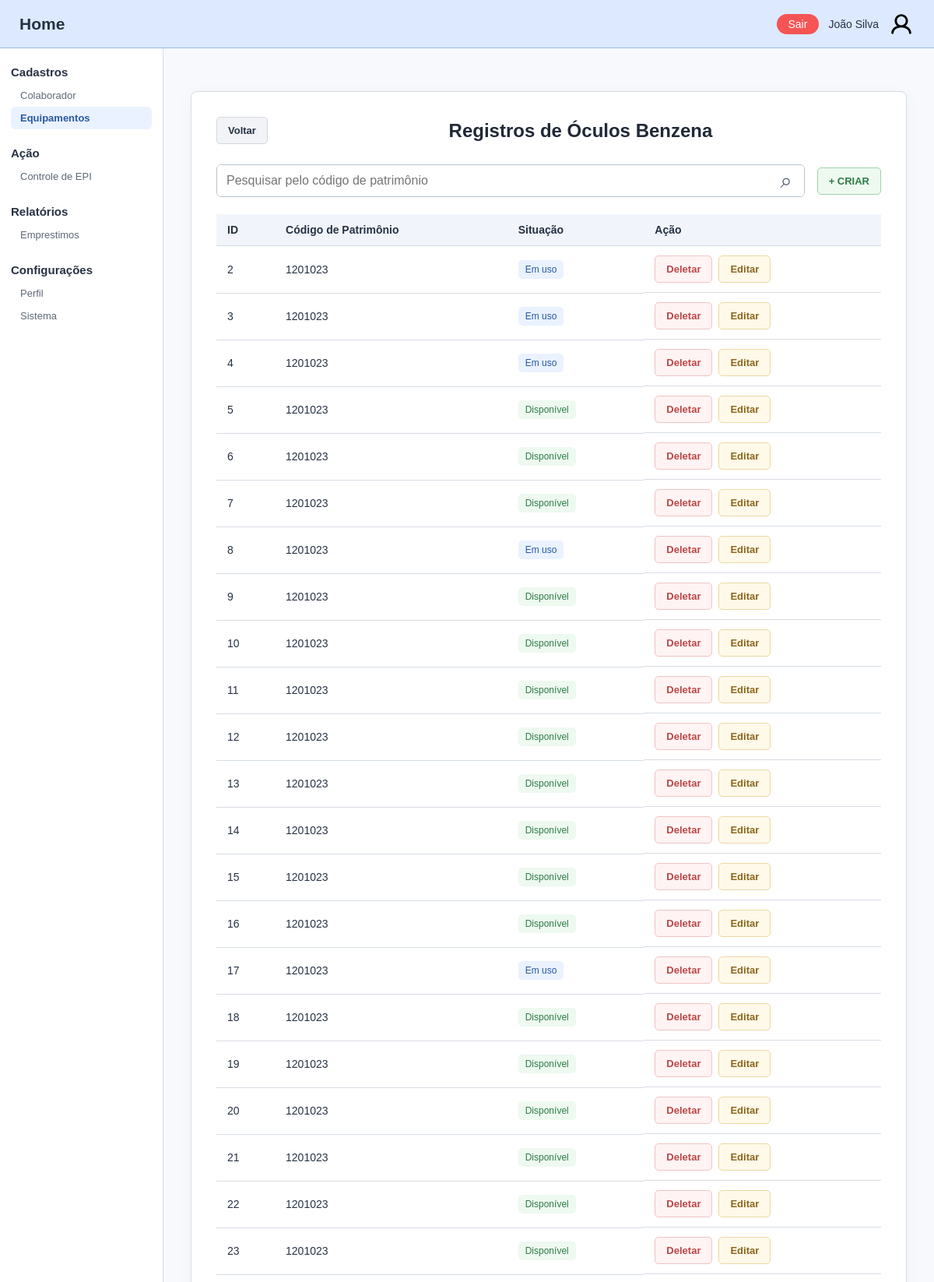
Screenshot of /home/equipamentos/registros/4 (signed in, upper part) with the database file from the repository.
### nucleo/models.py (models this page shows, shortened)
class TipoEquipamento(models.Model):
    CATEGORIA_CHOICES = [
         ('CABECA', 'Cabeça'),
         ('FACE','Face'),
         ('AUDITIVO','Auditivo'),
         ('RESPIRATORIO', 'Respiratório'),
         ('TRONCO', 'Tronco'),
         ('MEMBROS_SUPERIORES', 'Membros superiores'),
         ('MEMBROS_INFERIORES', 'Membros inferiores'),
         ('QUEDAS', 'Quedas'),
    ]
    nome = models.CharField(max_length=30, null=False, blank=False)
    descricao = models.CharField(max_length=100)
    categoria = models.CharField(max_length=30, null=False, choices=CATEGORIA_CHOICES, blank=False)

class Equipamentos(models.Model):
    SITUACAO_CHOICES = [
       ('DISPONIVEL', 'Disponível'),
       ('EM_USO', 'Em uso'),
       ('INATIVO', 'Inativo'),
    ]
    tipo = models.ForeignKey(TipoEquipamento, on_delete=models.PROTECT, related_name='equipamentos', null=False, blank=False)
    codigo_patrimonio = models.CharField(max_length=30, null=False)
    situacao = models.CharField(max_length=30, null=False, choices=SITUACAO_CHOICES, default='DISPONIVEL', blank=False)

### nucleo/views.py (the view)
# urls.py: path('equipamentos/registros/<int:id>', login_required(views.equipamentos_registros), name='equipamentos-registros-inicial'),
@permission_required('nucleo.view_equipamentos', raise_exception=True)
def equipamentos_registros(req, id):
    equipamento = get_object_or_404(TipoEquipamento, id=id)
    equipamentos_registros = Equipamentos.objects.filter(tipo=id)
    pesquisa = req.GET.get('pesquisa', '').strip()
    if pesquisa:
        equipamentos_registros = equipamentos_registros.filter(codigo_patrimonio__icontains=pesquisa)
    return render(req, 'nucleo/equipamentos_registros.html', {
        'tipos_equipamento': equipamento,
        'equipamentos_registros': equipamentos_registros,
        'pesquisa': pesquisa,
    })

### nucleo/templates/nucleo/equipamentos_registros.html (shortened to what this page needs)
{% extends 'nucleo/base.html' %}
{% block content %}
<section class="content-card">
    <div class="card-header">
        <a class="button button-secondary" href="{% url 'equipamentos-inicial' %}">Voltar</a>
        <h1>Registros de {{ tipos_equipamento.nome }}</h1>
    </div>
    <div class="toolbar">
        <form class="search-form" method="get" action="{% url 'equipamentos-registros-inicial' tipos_equipamento.id %}">
            <input type="search" name="pesquisa" value="{{ pesquisa }}" placeholder="Pesquisar pelo código de patrimônio" aria-label="Pesquisar pelo código de patrimônio">
            <button class="search-button" type="submit" aria-label="Pesquisar">⌕</button>
        </form>
        {% if perms.nucleo.add_tipoequipamento %}
            <a class="button button-create" href="{% url 'equipamentos-registros-criar' tipos_equipamento.id %}">+ CRIAR</a>
        {% endif %}
    </div>
    <div class="table-scroll">
        <table class="collaborator-table">
            <thead><tr><th>ID</th><th>Código de Patrimônio</th><th>Situação</th>{% if perms.nucleo.add_tipoequipamento %}<th>Ação</th>{% endif %}</tr></thead>
            <tbody>
                {% for registros in equipamentos_registros %}
                <tr >
                    <td>{{ registros.id }}</td>
                    <td>{{ registros.codigo_patrimonio }}</td>
                    <td><span class="status-badge status-{{ registros.situacao|lower }}">{{ registros.get_situacao_display }}</span></td>
                    <td class="table-actions"><a class="button button-delete" href="{% url 'equipamentos-registros-excluir' registros.id %}">Deletar</a><a class="button button-edit" href="{% url 'equipamentos-registros-editar' registros.id %}">Editar</a></td>
                </tr>
                {% empty %}
                <tr><td colspan="4" class="empty-state">Nenhum equipamento encontrado.</td></tr>
                {% endfor %}
            </tbody>
        </table>
    </div>
</section>
{% endblock %}

### nucleo/static/css/style.css (style rules this page uses)
:root { --blue: #dce9ff; --blue-border: #9bb8e5; --text: #263244; --border: #d6dce5; --background: #f7f9fc; --green: #3e9158; --red: #b94747; }
* { box-sizing: border-box; }
body { margin: 0; font-family: Arial, sans-serif; color: var(--text); background: var(--background); }
a { color: inherit; text-decoration: none; }
button, input, select { font: inherit; }
.content-card { width: 100%; max-width: 920px; padding: 32px; background: #fff; border: 1px solid var(--border); border-radius: 8px; box-shadow: 0 5px 22px #25334b0a; }
.content-card h1 { margin: 0 0 26px; font-size: 24px; text-align: center; color: #202938; }
.toolbar { display: flex; gap: 16px; margin-bottom: 22px; align-items: center; }
.search-form { flex: 1; display: flex; min-width: 0; border: 1px solid #b8c2d0; border-radius: 6px; overflow: hidden; }
.search-form input { width: 100%; min-width: 0; padding: 11px 12px; border: 0; outline: 0; }
.search-button { border: 0; background: #fff; padding: 0 15px; cursor: pointer; font-size: 27px; color: #536579; }
.button { display: inline-flex; align-items: center; justify-content: center; padding: 9px 14px; border-radius: 5px; border: 1px solid transparent; cursor: pointer; font-size: 13px; font-weight: bold; white-space: nowrap; }
.button-create { background: #eef9f0; color: #2d7d46; border-color: #9ed4ac; }
.table-scroll { overflow-x: auto; }
.collaborator-table { width: 100%; border-collapse: collapse; font-size: 14px; }
.collaborator-table th { background: #f1f5fb; text-align: left; }
.collaborator-table th, .collaborator-table td { padding: 12px 14px; border-bottom: 1px solid var(--border); }
.table-actions { display: flex; gap: 8px; }
.button-delete { color: var(--red); background: #fff3f3; border-color: #f0c4c4; }
.button-edit { color: #8a661c; background: #fff9e9; border-color: #ecd8a5; }
.button-secondary { background: #f1f3f6; border-color: #d3d8df; }
.card-header { display: flex; flex-direction: row; align-items: center; justify-content: center; height: fit-content; }
.card-header a { flex: 0; }
.card-header h1 { flex: 2; }
.card-header { gap: 16px; margin-bottom: 26px; flex-wrap: wrap; }
.card-header h1 { margin: 0; overflow-wrap: anywhere; }
.status-badge { display: inline-block; padding: 5px 9px; border-radius: 5px; font-size: 12px; white-space: nowrap; }
.status-disponivel { background: #eef9f0; color: #2d7d46; }
.status-em_uso { background: #eaf2ff; color: #2759a2; }

### rows the page displays
TipoEquipamento: nome "Óculos Benzena"
Equipamentos: id "2", codigo_patrimonio "1201023", situacao "Em uso"
Equipamentos: id "3", codigo_patrimonio "1201023", situacao "Em uso"
Equipamentos: id "4", codigo_patrimonio "1201023", situacao "Em uso"
Equipamentos: id "5", codigo_patrimonio "1201023", situacao "Disponível"
Equipamentos: id "6", codigo_patrimonio "1201023", situacao "Disponível"
Equipamentos: id "7", codigo_patrimonio "1201023", situacao "Disponível"
Equipamentos: id "8", codigo_patrimonio "1201023", situacao "Em uso"
Equipamentos: id "9", codigo_patrimonio "1201023", situacao "Disponível"
Equipamentos: id "10", codigo_patrimonio "1201023", situacao "Disponível"
Equipamentos: id "11", codigo_patrimonio "1201023", situacao "Disponível"
Equipamentos: id "12", codigo_patrimonio "1201023", situacao "Disponível"
Equipamentos: id "13", codigo_patrimonio "1201023", situacao "Disponível"
Equipamentos: id "14", codigo_patrimonio "1201023", situacao "Disponível"
Equipamentos: id "15", codigo_patrimonio "1201023", situacao "Disponível"
Equipamentos: id "16", codigo_patrimonio "1201023", situacao "Disponível"
Equipamentos: id "17", codigo_patrimonio "1201023", situacao "Em uso"
Equipamentos: id "18", codigo_patrimonio "1201023", situacao "Disponível"
Equipamentos: id "19", codigo_patrimonio "1201023", situacao "Disponível"
Equipamentos: id "20", codigo_patrimonio "1201023", situacao "Disponível"
Equipamentos: id "21", codigo_patrimonio "1201023", situacao "Disponível"
Equipamentos: id "22", codigo_patrimonio "1201023", situacao "Disponível"
Equipamentos: id "23", codigo_patrimonio "1201023", situacao "Disponível"
